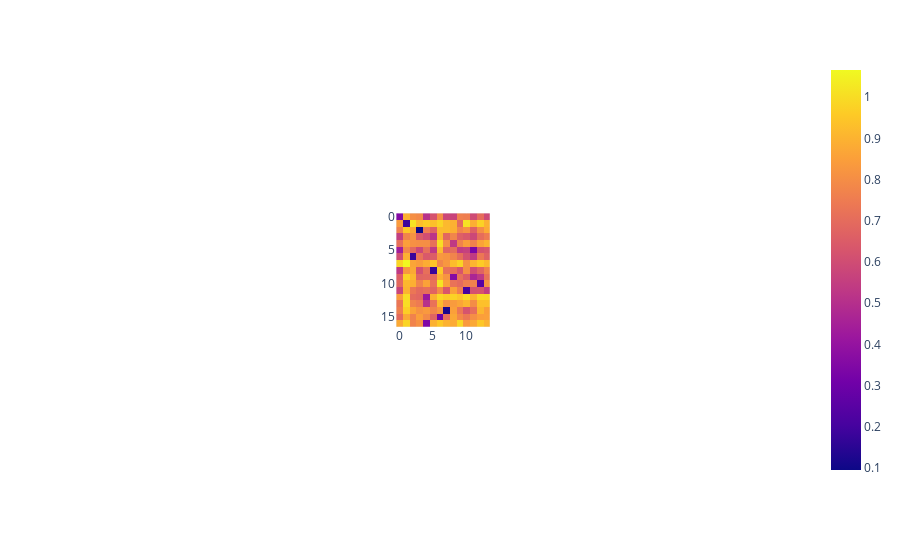

Notebook source saved alongside this figure:
### Code cell
fig = px.imshow(cdist(np.stack(cluster_labels_google_a.merged_headline_embedding.values),np.stack(cluster_labels_google_b.merged_headline_embedding.values),"cosine"))
fig.show()

### Figure 1 — Plotly figure (JSON) as saved in the notebook; plotly's stock layout.template omitted (floating-point values rounded to 4 significant figures; data arrays with more than 128 entries replaced by an {"elided": "..."} marker saying what was removed)
{"data": [{"coloraxis": "coloraxis", "hovertemplate": "x: %{x}<br>y: %{y}<br>color: %{z}<extra></extra>", "type": "heatmap", "z": {"elided": "17x14 float values"}}], "layout": {"autosize": true, "coloraxis": {"colorscale": [[0, "#0d0887"], [0.1111, "#46039f"], [0.2222, "#7201a8"], [0.3333, "#9c179e"], [0.4444, "#bd3786"], [0.5556, "#d8576b"], [0.6667, "#ed7953"], [0.7778, "#fb9f3a"], [0.8889, "#fdca26"], [1, "#f0f921"]]}, "margin": {"t": 60}, "xaxis": {"autorange": true, "constrain": "domain", "domain": [0.4356, 0.5644], "range": [-0.5, 13.5], "scaleanchor": "y"}, "yaxis": {"autorange": true, "constrain": "domain", "domain": [0, 1], "range": [16.5, -0.5]}}}
